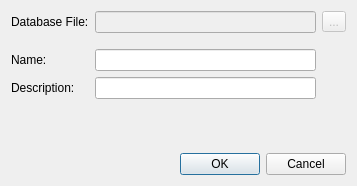
<?xml version="1.0" encoding="UTF-8"?>
<ui version="4.0">
 <class>DbPropertiesDialog</class>
 <widget class="QDialog" name="DbPropertiesDialog">
  <property name="geometry">
   <rect>
    <x>0</x>
    <y>0</y>
    <width>357</width>
    <height>186</height>
   </rect>
  </property>
  <property name="windowTitle">
   <string>Properties</string>
  </property>
  <layout class="QVBoxLayout" name="verticalLayout">
   <item>
    <layout class="QGridLayout" name="gridLayout">
     <item row="2" column="1">
      <widget class="QLineEdit" name="nameEdit"/>
     </item>
     <item row="3" column="1">
      <widget class="QLineEdit" name="descriptionEdit"/>
     </item>
     <item row="2" column="0">
      <widget class="QLabel" name="label">
       <property name="text">
        <string>Name:</string>
       </property>
      </widget>
     </item>
     <item row="3" column="0">
      <widget class="QLabel" name="label_2">
       <property name="text">
        <string>Description:</string>
       </property>
      </widget>
     </item>
     <item row="0" column="1">
      <widget class="QLineEdit" name="filenameEdit">
       <property name="enabled">
        <bool>false</bool>
       </property>
      </widget>
     </item>
     <item row="0" column="0">
      <widget class="QLabel" name="label_3">
       <property name="text">
        <string>Database File:</string>
       </property>
      </widget>
     </item>
     <item row="0" column="2">
      <widget class="QToolButton" name="selectFileButton">
       <property name="enabled">
        <bool>false</bool>
       </property>
       <property name="text">
        <string notr="true">...</string>
       </property>
      </widget>
     </item>
     <item row="1" column="1">
      <spacer name="verticalSpacer">
       <property name="orientation">
        <enum>Qt::Vertical</enum>
       </property>
       <property name="sizeType">
        <enum>QSizePolicy::Fixed</enum>
       </property>
       <property name="sizeHint" stdset="0">
        <size>
         <width>20</width>
         <height>10</height>
        </size>
       </property>
      </spacer>
     </item>
     <item row="5" column="1">
      <spacer name="verticalSpacer_2">
       <property name="orientation">
        <enum>Qt::Vertical</enum>
       </property>
       <property name="sizeHint" stdset="0">
        <size>
         <width>20</width>
         <height>40</height>
        </size>
       </property>
      </spacer>
     </item>
    </layout>
   </item>
   <item>
    <widget class="QDialogButtonBox" name="buttonBox">
     <property name="orientation">
      <enum>Qt::Horizontal</enum>
     </property>
     <property name="standardButtons">
      <set>QDialogButtonBox::Cancel|QDialogButtonBox::Ok</set>
     </property>
    </widget>
   </item>
  </layout>
 </widget>
 <tabstops>
  <tabstop>filenameEdit</tabstop>
  <tabstop>selectFileButton</tabstop>
  <tabstop>nameEdit</tabstop>
  <tabstop>descriptionEdit</tabstop>
  <tabstop>buttonBox</tabstop>
 </tabstops>
 <resources/>
 <connections>
  <connection>
   <sender>buttonBox</sender>
   <signal>rejected()</signal>
   <receiver>DbPropertiesDialog</receiver>
   <slot>reject()</slot>
   <hints>
    <hint type="sourcelabel">
     <x>316</x>
     <y>260</y>
    </hint>
    <hint type="destinationlabel">
     <x>286</x>
     <y>274</y>
    </hint>
   </hints>
  </connection>
 </connections>
</ui>
